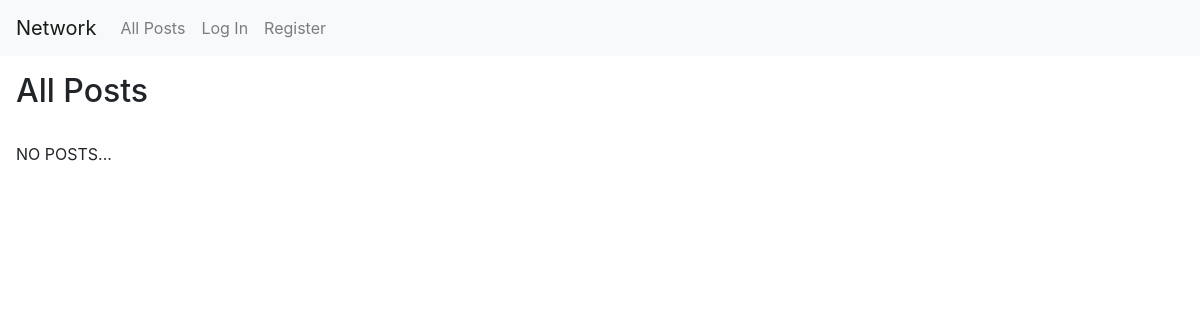
The app's page /, older data.
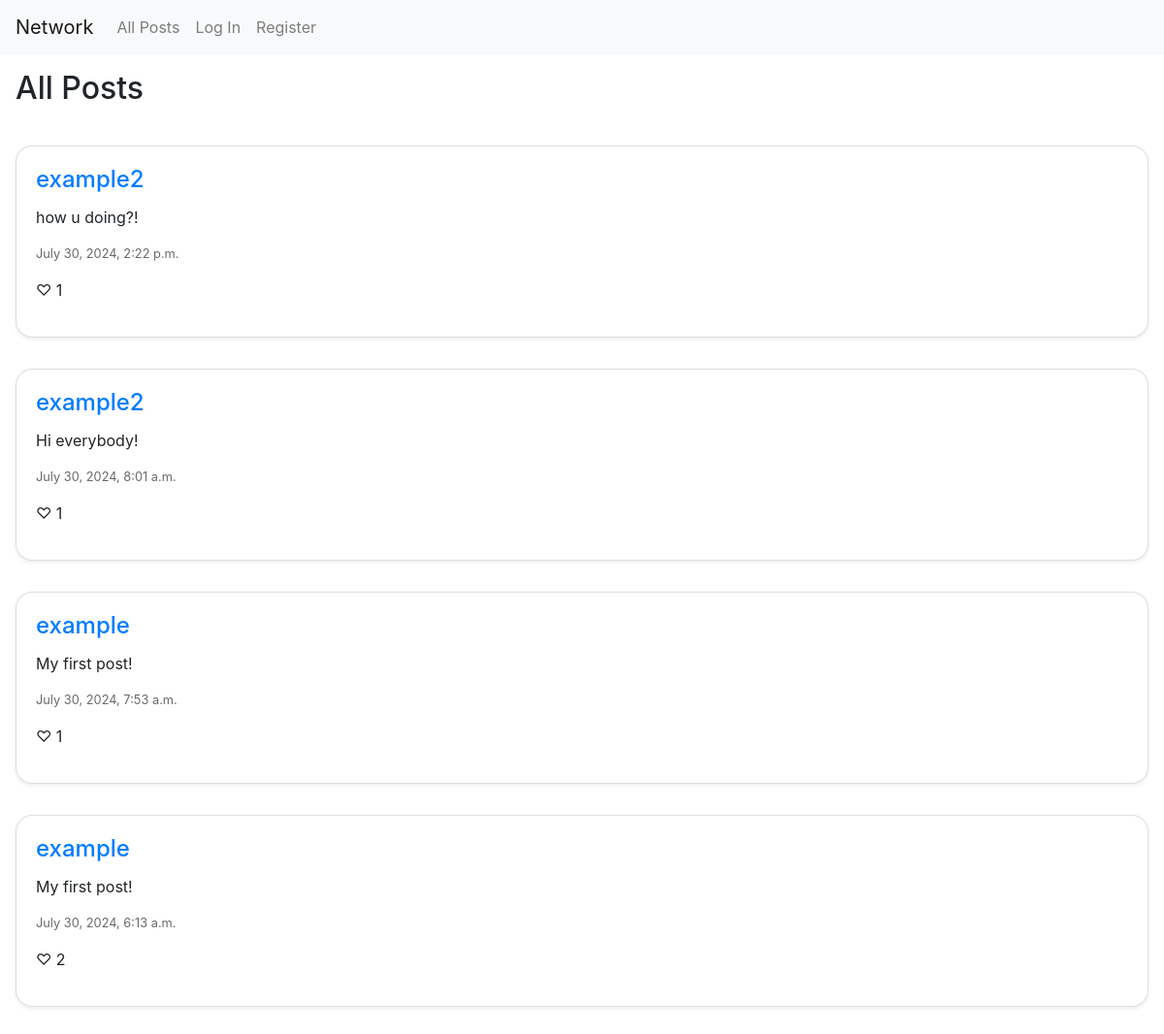
The same page, newer data.
### network/models.py (models this page shows, shortened)
class Post(models.Model):
    user = models.ForeignKey(User, on_delete = models.CASCADE, related_name = "author")
    content = models.TextField(blank = False, null = False)
    timestamp = models.DateTimeField(auto_now_add = True)
    likes = models.IntegerField(default = 0)

class User(AbstractUser):
    pass

### network/views.py (the view)
# urls.py: path("", views.index, name="index"),
def index(request):
    all_posts = Post.objects.all().order_by('-timestamp')
    paginator = Paginator(all_posts, 10)
    page_number = request.GET.get('page')
    posts = paginator.get_page(page_number)
    likes = Like.objects.all()
    liked = []
    if request.user.is_authenticated:
        for like in likes:
            if like.user.id == request.user.id:
                liked.append(like.post.id)
    for post in posts:
        post.likes = Like.objects.filter(post = post).count()
        post.save()
    return render(request, "network/index.html", {
        "posts": posts,
        "liked": liked
    })

### network/templates/network/index.html (shortened to what this page needs)
{% extends "network/layout.html" %}
{% block body %}
<h2 class="p-3">All Posts</h2>
{% for post in posts %}
    <div class="container-fluid p-3">
        <div class="card shadow-sm">
            <div class="card-body">
                <a href=""><h4 class="card-title">{{ post.user }}</h4></a>
                <p class="card-text">{{ post.content }}</p>
                <p class="card-text" id="timestamp">{{ post.timestamp }}</p>
                {% if user.is_authenticated %}
                    <button id="{% if post.id in liked %}unlike-button-{{ post.id }}{% else %}like-button-{{ post.id }}{% endif %}"
                            style="border: none; background-color: white;"
                            onclick="toggleLike('{{ post.id }}')">
                        {% if post.id in liked %}♥︎{% else %}♡{% endif %}
                        <span id="like-num-{{ post.id }}">{{ post.likes }}</span>
                    </button>
                {% else %}
                    <p>♡ {{ post.likes }}</p>
                {% endif %}
            </div>
        </div>
    </div>
    {% empty %}
        <p class="m-3">NO POSTS...</p>
{% endfor %}
{% endblock %}

Row changes from the older to the newer data that the page shows:
added Post: user "example2", content "how u doing?!", timestamp "July 30, 2024, 2:22 p.m.", likes "1"
added Post: user "example2", content "Hi everybody!", timestamp "July 30, 2024, 8:01 a.m.", likes "1"
added Post: user "example", content "My first post!", timestamp "July 30, 2024, 7:53 a.m.", likes "1"
added Post: user "example", content "My first post!", timestamp "July 30, 2024, 6:13 a.m.", likes "2"
Text that changed along with them:
text no longer shown: "NO POSTS..."
